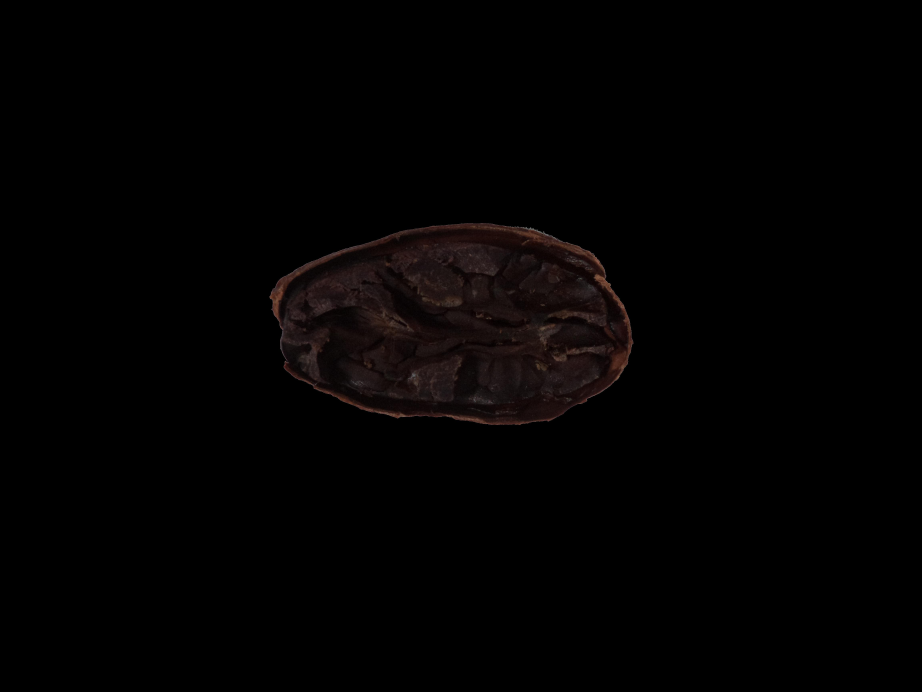
#> input picture cocoa_final_dataset/train/fully_fermented/fully_fermented_1.JPG, 4608 x 3456 px, found by its file name (shown at 1/5 size); its folder holds only this picture in this run
$ python feature_extraction.py   (older library calls are emulated)
#> lines starting #> are read from the running program, lines starting #| are printed output that depends on the picture
from skimage.feature import greycomatrix, graycoprops
import pandas as pd
import numpy as np
import cv2
import os
import re

# -------------------- Utility function ------------------------
def normalize_label(str_):
    str_ = str_.replace(" ", "")
    str_ = str_.translate(str_.maketrans("","", "()"))
    str_ = str_.split("_")
    return ''.join(str_[:2])

def normalize_desc(folder, sub_folder):
    text = folder + " - " + sub_folder
    text = re.sub(r'\d+', '', text)
    text = text.replace(".", "")
    text = text.strip()
    return text

def print_progress(val, val_len, folder, sub_folder, filename, bar_size=10):
    progr = "#"*round((val)*bar_size/val_len) + " "*round((val_len - (val))*bar_size/val_len)
    if val == 0:
        print("", end = "\n")
    else:
        print("[%s] folder : %s/%s/ ----> file : %s" % (progr, folder, sub_folder, filename), end="\r")

# ----------------- calculate greycomatrix() & greycoprops() for angle 0, 45, 90, 135 ----------------------------------
def calc_glcm_all_agls(img, label, props, dists=[5], agls=[0, np.pi/4, np.pi/2, 3*np.pi/4], lvl=256, sym=True, norm=True):

    glcm = greycomatrix(img,
                        distances=dists,
                        angles=agls,
                        levels=lvl,
                        symmetric=sym,
                        normed=norm)
    feature = []
    glcm_props = [propery for name in props for propery in graycoprops(glcm, name)[0]]
    for item in glcm_props:
            feature.append(item)
    feature.append(label)

    return feature

# -------------------- Load Dataset ------------------------

dataset_dir = 'cocoa_final_dataset\\'

imgs = [] #list image matrix
labels = []
descs = []
for folder in os.listdir(dataset_dir):
    for sub_folder in os.listdir(os.path.join(dataset_dir, folder)):
        sub_folder_files = os.listdir(os.path.join(dataset_dir, folder, sub_folder))
        len_sub_folder = len(sub_folder_files) - 1
        for i, filename in enumerate(sub_folder_files):
            img = cv2.imread(os.path.join(dataset_dir, folder, sub_folder, filename))
#> img is the input picture: shape (3456, 4608, 3); mean B, G, R 1.6, 1.7, 2.8

            gray = cv2.cvtColor(img, cv2.COLOR_BGR2GRAY)

            h, w = gray.shape
#> h = 3456; w = 4608
            ymin, ymax, xmin, xmax = h//3, h*2//3, w//3, w*2//3
#> ymin = 1152; ymax = 2304; xmin = 1536; xmax = 3072
            crop = gray[ymin:ymax, xmin:xmax]
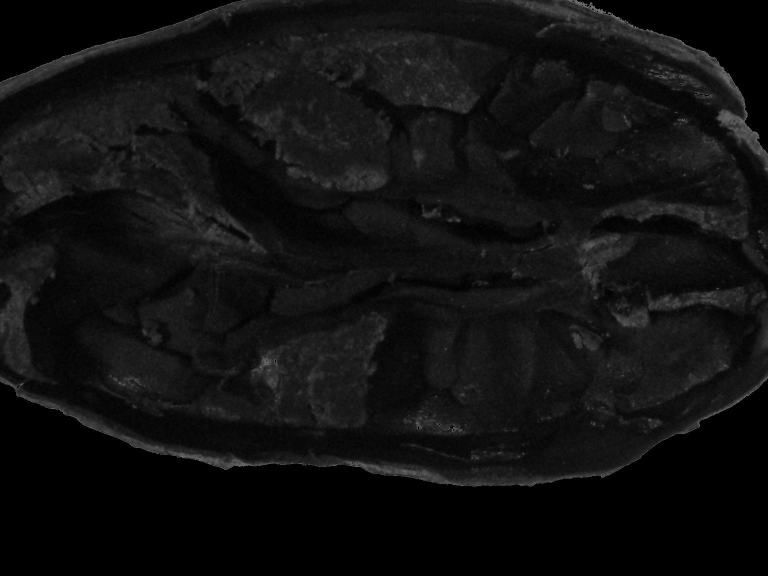
#> crop: shape (1152, 1536) (shown at 1/2 size); min 0, max 141, mean 16.2

            resize = cv2.resize(crop, (0,0), fx=0.5, fy=0.5)
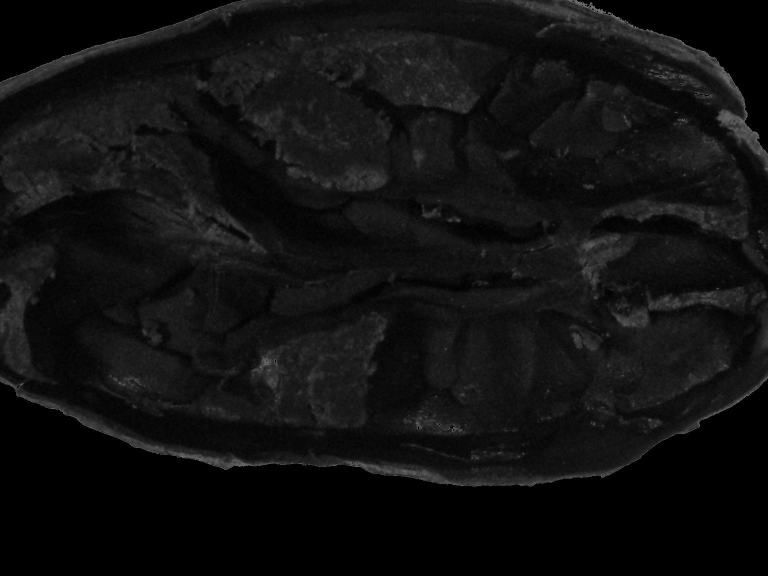
#> resize: shape (576, 768); min 0, max 114, mean 16.3

            imgs.append(resize)
            labels.append(normalize_label(os.path.splitext(filename)[0]))
            descs.append(normalize_desc(folder, sub_folder))

            print_progress(i, len_sub_folder, folder, sub_folder, filename)
#> (the run stopped early here; a loop or call above may not have finished)
